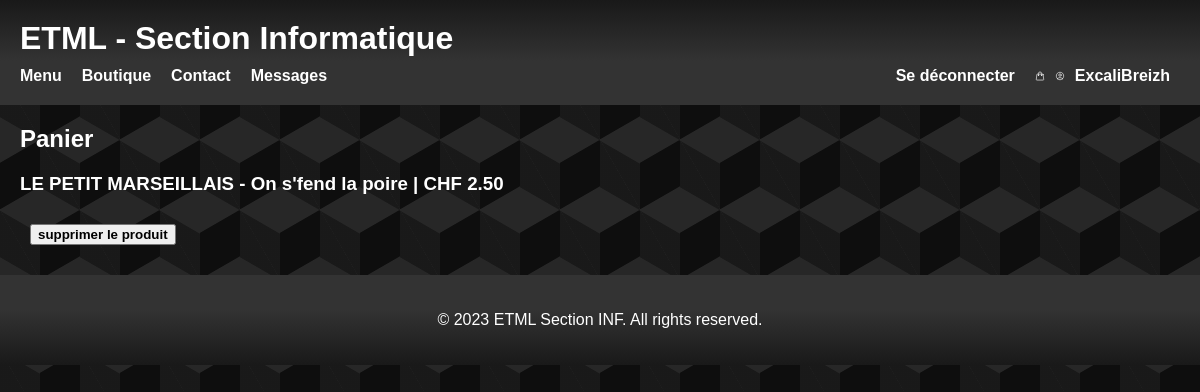
The page /code/php/basket.php (signed in) on the database its author committed.
### tables this page shows
CREATE TABLE `t_basket` (
  `bas_id` int(11) NOT NULL,
  `bas_fk_userID` int(11) NOT NULL,
  `bas_fk_productID` int(11) NOT NULL
);

CREATE TABLE `t_product` (
  `pro_id` int(11) NOT NULL,
  `pro_name` varchar(50) NOT NULL,
  `pro_description` text NOT NULL,
  `pro_price` decimal(10,2) NOT NULL,
  `pro_image` longblob NOT NULL
);

### code/php/PDO.php (called while the page is built, shortened)
<?php
class PDOconn{
    private $connector;
    private function connection() {
        try
        {
            $this->connector = new PDO('mysql:host=localhost;dbname=ETMLINF;charset=utf8' , 'root', 'root');
        }
        catch (PDOException $e)
        {
        die('Erreur : ' . $e->getMessage());
        }
    }
    public function createData($req)
    {
        $results = $req->fetchALL(PDO::FETCH_ASSOC);
        return $results;
    }
    function listBasketProducts($userId)
    {
        $req = $this->connector->prepare("SELECT t_product.pro_name, t_product.pro_price, t_basket.bas_id FROM t_product INNER JOIN t_basket ON t_basket.bas_fk_userID = :userID AND t_basket.bas_fk_productID = t_product.pro_id");
        $req->bindValue('userID', $userId, PDO::PARAM_INT);
        $req->execute();
        $products = $this->createData($req);
        return $products;
    }
}
?>

### code/php/basket.php (the view, shortened to what this page needs)
<?php
include_once("PDO.php");
$pdo = new PDOconn();
$products = $pdo->listBasketProducts($_SESSION['userID']);
?>
<!DOCTYPE html>
<html lang="en">
    <head>
        <link rel="stylesheet" href="../css/shop.css">
    </head>
    <?php
        include_once("../php/header.php");
    ?>
    <main>
        <h2>Panier</h2>
        <?php
            foreach($products as $product)
            {
        ?>
            <h3><?=$product['pro_name']?> | CHF <?=$product['pro_price']?></h3>
            <button onclick="confirmFunction()">supprimer le produit</button>
        <?php
            }
        ?>
    </main>
</html>

### code/css/shop.css (style rules this page uses)
body { font-family: Arial, sans-serif; color: white; margin: 0; padding: 0; background-color: #0e0e0e; opacity: 1; background-image: linear-gradient( 30deg, #272727 12%, transparent 12.5%, transparent 87%, #272727 87.5%, #272727 ), linear-gradient( 150deg, #272727 12%, transparent 12.5%, transparent 87%, #272727 87.5%, #272727 ), linear-gradient( 30deg, #272727 12%, transparent 12.5%, transparent 87%, #272727 87.5%, #272727 ), linear-gradient( 150deg, #272727 12%, transparent 12.5%, transparent 87%, #272727 87.5%, #272727 ), linear-gradient( 60deg, #27272777 25%, transparent 25.5%, transparent 75%, #27272777 75%, #27272777 ), linear-gradient( 60deg, #27272777 25%, transparent 25.5%, transparent 75%, #27272777 75%, #27272777 ); background-size: 80px 140px; background-position: 0 0, 0 0, 40px 70px, 40px 70px, 0 0, 40px 70px; }
main { padding: 20px; justify-content: center; }
h2 { margin-top: 0; }
button { margin: 10px; font-weight: bold; }

### code/css/footer.css (style rules this page uses)
footer { background: rgb(25, 25, 25); background: linear-gradient( 0deg, rgba(25, 25, 25, 1) 0%, rgba(51, 51, 51, 1) 62% ); color: #fff; padding: 20px; text-align: center; bottom: 0; }

### rows shown on the page
t_basket: bas_fk_productID.pro_name "LE PETIT MARSEILLAIS - On s'fend la poire", bas_fk_productID.pro_price "2.50"

### other values the page prints
$_SESSION['connectedUser'] "ExcaliBreizh"
